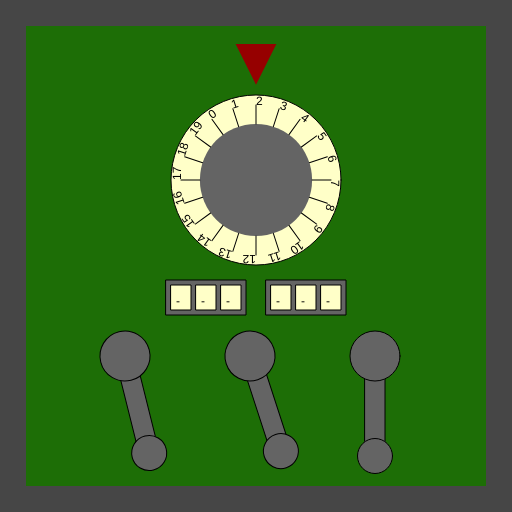
Frame 1 (no input)
Frame 60 (no input): identical to frame 1, image omitted
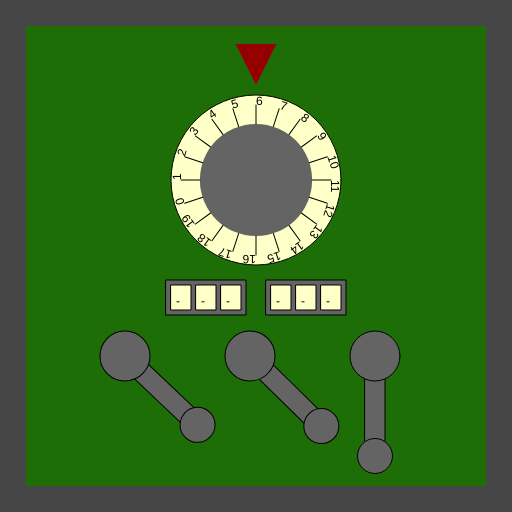
Frame 120 (the mouse pressed at the canvas centre since frame 60)

The p5.js sketch that drew these frames (run headless with seeded random() and noise() and a simulated clock; from frame 60 on, the mouse is pressed at the canvas centre):

// p5.js sketch
// ── sketch.js
/*

Officer: 3463827
CaseNum: 303-3-48620843-3463827

Case 303 - The Case of the Crooked Attorney
Stage 4 - The Courthouse

Torvalds has his final safe in his courthouse chambers. Luckily there is a court case proceeding.
You can sneak into his chambers whilst he makes his closing statement.

Crack the safe by doing the following:

	Whilst the mouse is moving:
	- Use the 'map' function to scale mouseX to values ranging from 2 to 10.
	- Assign the output to Hidden_Storage_Combination_A

	Whilst the mouse is being dragged:
	- Use the 'random' function to produce random values ranging from 1 to 10.
	- Assign the output to Hidden_Storage_Combination_B

	When any key is pressed:
	- Make Hidden_Storage_Combination_C equal to the value of 'keyCode'

	Whilst the mouse is moving:
	- Use the 'map' function to scale mouseY to values ranging from 14 to 79.
	- Assign the output to Hidden_Storage_Combination_D

	Whilst the mouse is moving:
	- Use the 'map' function to scale mouseX to values ranging from 18 to 73.
	- Assign the output to Hidden_Storage_Combination_E

	When the mouse button is released:
	- Use the 'map' function to scale mouseX to values ranging from 12 to 76.
	- Assign the output to Hidden_Storage_Combination_F



This time you'll need to create the relevant event handlers yourself.

There are many possible ways of investigating this case, but you
should use ONLY the following commands:

	- The assignment operator aka. the equals sign !
	- mouseX, mouseY
	- key, keyCode
	- random
	- map

*/

//declare the variables

var Hidden_Storage_Combination_A;
var Hidden_Storage_Combination_B;
var Hidden_Storage_Combination_C;
var Hidden_Storage_Combination_D;
var Hidden_Storage_Combination_E;
var Hidden_Storage_Combination_F;


function preload()
{
	//IMAGES WILL BE LOADED HERE

}

function setup()
{
	createCanvas(512,512);

	//initialise the variables
	Hidden_Storage_Combination_A = 0;
	Hidden_Storage_Combination_B = "";
	Hidden_Storage_Combination_C = "";
	Hidden_Storage_Combination_D = 0;
	Hidden_Storage_Combination_E = 0;
	Hidden_Storage_Combination_F = 0;

}

///////////////////EVENT HANDLERS///////////////////

//Create event handlers here to open the safe ...
function mouseMoved()
{
	console.log("mouseMoved", mouseX, mouseY);
	Hidden_Storage_Combination_A = map(mouseX,0,width,2,10);
	Hidden_Storage_Combination_D = map(mouseY,0,height,14,79);
	Hidden_Storage_Combination_E = map(mouseX,0,width,18,73);
}

function keyPressed()
{
	console.log("keyPressed", key);
	Hidden_Storage_Combination_C = keyCode;
}

function mouseDragged()
{
	console.log("mouseDragged", mouseX, mouseY);
	Hidden_Storage_Combination_B = random(1,10);
}

function mouseReleased()
{
	console.log("mouseReleased", mouseX, mouseY);
	Hidden_Storage_Combination_F = map(mouseX,0,width,12,76);
}
///////////////DO NOT CHANGE CODE BELOW THIS POINT///////////////////

function draw()
{

	//Draw the safe door
	background(70);
	noStroke();
	fill(29,110,6);
	rect(26,26,width-52,width-52);

	//Draw the combination dial
	push();
	translate(256,180);
	drawDial(170,Hidden_Storage_Combination_A,20);
	pop();

	//Draw the spinners
	push();
	translate(206,280);
	drawSpinner(3, Hidden_Storage_Combination_B);
	pop();

	push();
	translate(306,280);
	drawSpinner(3, Hidden_Storage_Combination_C);
	pop();

	//Draw the levers
	push();
	translate(125,356);
	drawLever(Hidden_Storage_Combination_D);
	pop();

	push();
	translate(250,356);
	drawLever(Hidden_Storage_Combination_E);
	pop();

	push();
	translate(375,356);
	drawLever(Hidden_Storage_Combination_F);
	pop();

}

function drawDial(diameter,num,maxNum)
{
	//the combination lock

	var r = diameter * 0.5;
	var p = r * 0.6;

	stroke(0);
	fill(255,255,200);
	ellipse(0,0,diameter,diameter);
	fill(100);
	noStroke();
	ellipse(0,0,diameter*0.66,diameter*0.66);
	fill(150,0,0);
	triangle(
		-p * 0.4,-r-p,
		p * 0.4,-r-p,
		0,-r-p/5
	);

	noStroke();

	push();
	var inc = 360/maxNum;

	rotate(radians(-num * inc));
	for(var i = 0; i < maxNum; i++)
	{
		push();
		rotate(radians(i * inc));
		stroke(0);
		line(0,-r*0.66,0,-(r-10));
		noStroke();
		fill(0);
		text(i,0,-(r-10));
		pop();
	}

	pop();
}

function drawLever(rot)
{
	push();
	rotate(radians(-rot))
	stroke(0);
	fill(100);
	rect(-10,0,20,100);
	ellipse(0,0,50,50);
	ellipse(0,100,35,35);
	pop();
}

function drawSpinner(numSpinners, val)
{
	var sw = 20;
	var ow = (sw + 5) * numSpinners + 5;
	stroke(0);
	fill(100);
	rect(-ow/2,0,ow,35);
	if(typeof(val) == "number")
	{
		val = floor(val).toString(); //convert to string
	}
	var d = numSpinners - val.length;

	for(var d = numSpinners - val.length; d > 0; d--)
	{
		val = "-" + val;
	}

	for(var i = 0; i < numSpinners; i++)
	{
		stroke(0);
		fill(255,255,200);
		rect(-ow/2 + i * (sw + 5) + 5,5,20,25);
		fill(0);
		noStroke();
		text(val[i],-ow/2 + sw/2 + i * (sw +5),25);
	}

}
